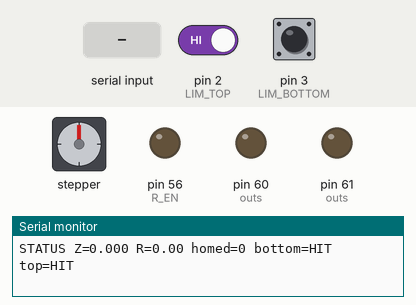
A sketch run on a simulated Arduino Mega 2560, built with avr-gcc and run on an emulated ATmega2560. Shown: stepper motor, output pins drawn as LEDs (lit = HIGH), the last lines printed to the serial monitor. Wiring (inferred from the names in the program): stepper motor driver (200 steps per turn assumed): step pin 54; direction pin 55; enable pin 38. The test bench sets the inputs (shaded band); at power-on: pin 3 (LIM_BOTTOM) HIGH, pin 2 (LIM_TOP) HIGH. Pins used as bus, display or sensor lines are not drawn.

Above: at 1.2 s.
1.3 s: "HOME 1\n" received over Serial
At 2.1 s:
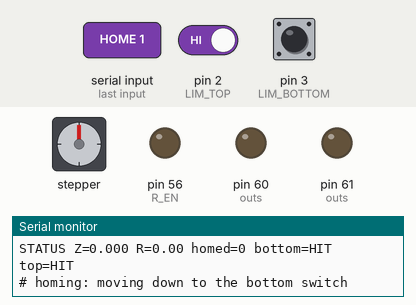
4.3 s: pin 3 (LIM_BOTTOM) pulled LOW for 0.15 s
At 4.9 s:
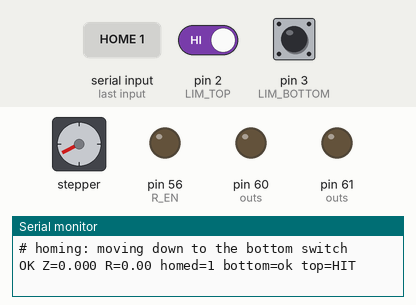
5.9 s: "HOME 150\n" received over Serial
At 6.8 s:
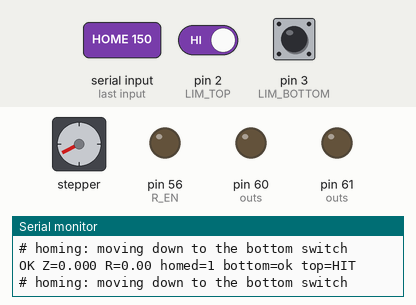
8.9 s: pin 3 (LIM_BOTTOM) pulled LOW for 1 s
At 9.6 s:
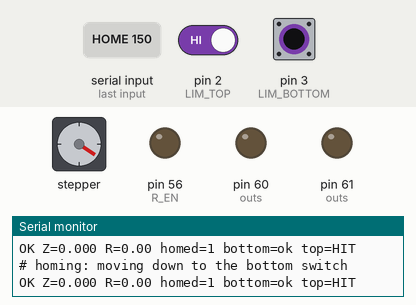
11.4 s: "HOME\n" received over Serial
At 12.3 s:
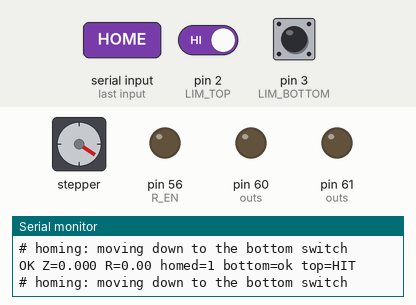
14.4 s: pin 2 (LIM_TOP) driven LOW and pin 3 (LIM_BOTTOM) driven LOW
Timing chart, 0 to 17.4 s (numbered marks = the images above; inputs shaded):
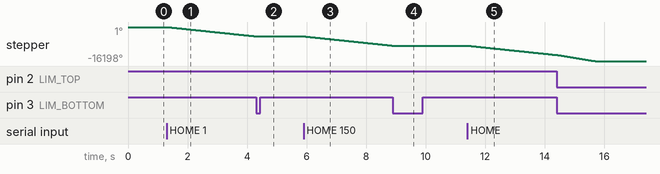

The sketch:

stage_control.ino
```cpp
// stage_control.ino  -  command firmware for the motorized optical stage
// Arduino Mega 2560 + RAMPS 1.4 + DRV8825 (1/32 microstep)
//   X slot : NEMA 17 + T8 lead screw (8 mm lead)  -> vertical axis "Z" (height)
//   Y slot : NEMA 8 rotating the component rod    -> rotation axis "R"
//   X-min (D3) = bottom limit switch, X-max (D2) = top limit switch (wired C + NC)
//
// Serial Monitor: 115200 baud, line ending "Newline". Type HELP.
// Every reply line starts with OK, ERR, LIMIT, STOPPED, STATUS or # (info),
// so a program (the Raspberry Pi) can read it easily.

#include <math.h>

// ---------------- pins (RAMPS 1.4) ----------------
const int Z_STEP = 54, Z_DIR = 55, Z_EN = 38;   // X slot
const int R_STEP = 60, R_DIR = 61, R_EN = 56;   // Y slot
const int LIM_BOTTOM = 3;                       // X-min
const int LIM_TOP    = 2;                       // X-max

// ---------------- mechanics ----------------
const float Z_STEPS_PER_MM  = 200.0 * 32 / 8.0;     // 800
const float R_STEPS_PER_DEG = 200.0 * 32 / 360.0;   // 17.78 (direct drive)
const int   Z_UP_DIR = LOW;          // 'X' in motor_test moved UP with DIR LOW
const int   R_POS_DIR = HIGH;        // positive rotation direction (change if needed)

// ---------------- settings (changeable by command) ----------------
float zSpeed = 4.0;        // mm/s
float zAccel = 20.0;       // mm/s^2
float rSpeed = 30.0;       // deg/s
float rAccel = 120.0;      // deg/s^2
float zMaxTravel = 135.0;  // soft limit above home (mm), set by user
const float HOME_SPEED = 2.0, HOME_BACKOFF = 2.0;

// ---------------- state ----------------
long zPos = 0;             // steps, 0 = home position
long rPos = 0;             // steps
bool homed = false;

// Switch wired C+NC to signal/GND: closed (not pressed) = LOW, pressed or wire broken = HIGH
bool bottomHit() { return digitalRead(LIM_BOTTOM) == HIGH; }
bool topHit()    { return digitalRead(LIM_TOP) == HIGH; }

float zMM()  { return zPos / Z_STEPS_PER_MM; }
float rDeg() { return rPos / R_STEPS_PER_DEG; }

void report(const char *tag) {
  Serial.print(tag);
  Serial.print(" Z="); Serial.print(zMM(), 3);
  Serial.print(" R="); Serial.print(rDeg(), 2);
  Serial.print(" homed="); Serial.print(homed ? 1 : 0);
  Serial.print(" bottom="); Serial.print(bottomHit() ? "HIT" : "ok");
  Serial.print(" top="); Serial.println(topHit() ? "HIT" : "ok");
}

// Result of a move (plain ints: the Arduino IDE's auto-prototypes break on custom types)
const int DONE = 0, HIT_LIMIT = 1, ABORTED = 2;

// Move one axis by 'steps' (signed) with a trapezoid speed profile.
// For Z, the limit switch in the direction of travel is checked before every step.
// Any character arriving on Serial aborts the move (send STOP or just Enter).
int runSteps(bool isZ, long steps, float speedUnits, float accelUnits) {
  if (steps == 0) return DONE;
  int stepPin = isZ ? Z_STEP : R_STEP;
  int dirPin  = isZ ? Z_DIR  : R_DIR;
  float spu   = isZ ? Z_STEPS_PER_MM : R_STEPS_PER_DEG;
  bool positive = steps > 0;
  long n = labs(steps);
  if (isZ) digitalWrite(dirPin, positive ? Z_UP_DIR : !Z_UP_DIR);
  else     digitalWrite(dirPin, positive ? R_POS_DIR : !R_POS_DIR);
  delayMicroseconds(5);

  float vmax = speedUnits * spu;           // steps/s
  float acc  = accelUnits * spu;           // steps/s^2
  float v0   = 0.25 * vmax;                // start speed
  if (v0 > 400) v0 = 400;
  if (v0 < 50) v0 = 50;

  for (long i = 0; i < n; i++) {
    if (isZ) {
      if (positive && topHit())     return HIT_LIMIT;
      if (!positive && bottomHit()) return HIT_LIMIT;
    }
    if (Serial.available()) {               // ignore stray line endings, abort on anything else
      int c = Serial.peek();
      if (c == '\n' || c == '\r') Serial.read(); else return ABORTED;
    }
    float sDone = i, sLeft = n - i;
    float v = sqrt(v0 * v0 + 2 * acc * min(sDone, sLeft));
    if (v > vmax) v = vmax;
    unsigned long period = (unsigned long)(1000000.0 / v);
    digitalWrite(stepPin, HIGH);
    delayMicroseconds(3);
    digitalWrite(stepPin, LOW);
    if (isZ) zPos += positive ? 1 : -1;
    else     rPos += positive ? 1 : -1;
    if (period > 3) {
      if (period > 16000) delay(period / 1000); else delayMicroseconds(period - 3);
    }
  }
  return DONE;
}

void flushInput() { while (Serial.available()) Serial.read(); }

void finish(int r) {
  if (r == HIT_LIMIT) { report("LIMIT"); }
  else if (r == ABORTED) { flushInput(); report("STOPPED"); }
  else report("OK");
}

// ---------------- Z commands ----------------
void moveZ(float mm) {
  long target = zPos + lround(mm * Z_STEPS_PER_MM);
  if (homed) {
    long lo = 0, hi = lround(zMaxTravel * Z_STEPS_PER_MM);
    if (target < lo || target > hi) {
      Serial.print("ERR outside soft limits 0.."); Serial.print(zMaxTravel, 1);
      Serial.println(" mm (use LIMIT to change)");
      return;
    }
  }
  finish(runSteps(true, target - zPos, zSpeed, zAccel));
}

void home() {
  Serial.println("# homing: moving down to the bottom switch");
  if (!bottomHit()) {
    int r = runSteps(true, -lround(400 * Z_STEPS_PER_MM), HOME_SPEED, zAccel);
    if (r == ABORTED) { flushInput(); report("STOPPED"); return; }
    if (r == DONE) { Serial.println("ERR bottom switch never pressed - check wiring/flag"); return; }
  }
  // back off upward until the switch releases, then a little more
  long guard = lround(10 * Z_STEPS_PER_MM);
  digitalWrite(Z_DIR, Z_UP_DIR);
  while (bottomHit() && guard-- > 0) {
    digitalWrite(Z_STEP, HIGH); delayMicroseconds(3); digitalWrite(Z_STEP, LOW);
    delayMicroseconds(1200);
  }
  if (bottomHit()) { Serial.println("ERR switch did not release after 10 mm"); return; }
  homed = false;
  runSteps(true, lround(HOME_BACKOFF * Z_STEPS_PER_MM), HOME_SPEED, zAccel);
  zPos = 0;
  homed = true;
  report("OK");
}

// ---------------- command parser ----------------
void help() {
  Serial.println("# Commands (mm and degrees; + = up / positive rotation):");
  Serial.println("#   HOME            find bottom switch, set Z = 0 there");
  Serial.println("#   MOVE <mm>       move Z by this much, e.g. MOVE 20 or MOVE -5.5");
  Serial.println("#   GOTO <mm>       move Z to this height above home");
  Serial.println("#   ROT <deg>       rotate by this much, e.g. ROT 90");
  Serial.println("#   ROTTO <deg>     rotate to this angle");
  Serial.println("#   ZERO            call the current position Z=0, R=0");
  Serial.println("#   STATUS          print position and switch states");
  Serial.println("#   SPEED <mm/s>    Z speed (now 4)    RSPEED <deg/s> rotation speed (now 30)");
  Serial.println("#   LIMIT <mm>      max height above home (now 135)");
  Serial.println("#   ON / OFF        motors hold / release (OFF lets the carriage drop!)");
  Serial.println("#   STOP or Enter   during a move: stop immediately");
}

String line;

void handle(String cmd) {
  cmd.trim();
  if (cmd.length() == 0) return;
  String up = cmd; up.toUpperCase();
  int sp = up.indexOf(' ');
  String word = sp < 0 ? up : up.substring(0, sp);
  String arg  = sp < 0 ? "" : up.substring(sp + 1);
  arg.trim();
  bool hasArg = arg.length() > 0;
  float val = arg.toFloat();

  if (word == "HELP") help();
  else if (word == "STATUS") report("STATUS");
  else if (word == "HOME") home();
  else if (word == "MOVE" && hasArg) moveZ(val);
  else if (word == "GOTO" && hasArg) moveZ(val - zMM());
  else if (word == "ROT" && hasArg) finish(runSteps(false, lround(val * R_STEPS_PER_DEG), rSpeed, rAccel));
  else if (word == "ROTTO" && hasArg) finish(runSteps(false, lround(val * R_STEPS_PER_DEG) - rPos, rSpeed, rAccel));
  else if (word == "ZERO") { zPos = 0; rPos = 0; report("OK"); }
  else if (word == "SPEED" && hasArg && val > 0 && val <= 15) { zSpeed = val; Serial.println("OK"); }
  else if (word == "RSPEED" && hasArg && val > 0 && val <= 180) { rSpeed = val; Serial.println("OK"); }
  else if (word == "LIMIT" && hasArg && val > 0 && val <= 600) { zMaxTravel = val; Serial.println("OK"); }
  else if (word == "ON")  { digitalWrite(Z_EN, LOW);  digitalWrite(R_EN, LOW);  Serial.println("OK"); }
  else if (word == "OFF") { digitalWrite(Z_EN, HIGH); digitalWrite(R_EN, HIGH); homed = false; Serial.println("OK motors off, HOME again before trusting Z"); }
  else if (word == "STOP") report("OK");
  else { Serial.print("ERR unknown or incomplete command: "); Serial.println(cmd); }
}

void setup() {
  int outs[] = {Z_STEP, Z_DIR, Z_EN, R_STEP, R_DIR, R_EN};
  for (int i = 0; i < 6; i++) pinMode(outs[i], OUTPUT);
  pinMode(LIM_BOTTOM, INPUT_PULLUP);
  pinMode(LIM_TOP, INPUT_PULLUP);
  digitalWrite(Z_EN, LOW);   // hold position (the screw could otherwise let the carriage sink)
  digitalWrite(R_EN, LOW);
  Serial.begin(115200);
  Serial.println("# stage_control ready. Type HELP. Run HOME first.");
  report("STATUS");
}

void loop() {
  while (Serial.available()) {
    char c = Serial.read();
    if (c == '\n' || c == '\r') { handle(line); line = ""; }
    else if (line.length() < 60) line += c;
  }
}
```

Measured:
- after the input at 1.3 s, stepper: keeps turning counter-clockwise at about 1481°/s, starting at once
- after the input at 4.3 s, stepper: stops changing and stays -4438°
- after the input at 5.9 s, stepper: keeps turning counter-clockwise at about 1481°/s, starting at once
- after the input at 8.9 s, stepper: stops changing and stays -8877°
- after the input at 11.4 s, stepper: keeps turning counter-clockwise at about 1481°/s, starting at once
